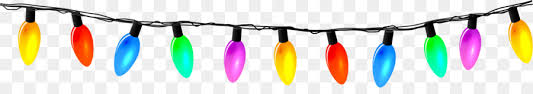
#> input picture Lights/images.jpg, 533 x 94 px
$ python edge_detection.py Lights/images.jpg
#> lines starting #> are read from the running program, lines starting #| are printed output that depends on the picture; after the words box and inside, x2 and y2 are one past the last pixel; in counts of white or black regions, pixels touching at a corner belong together
# This is where the code that identifies candidate edges goes.
import sys
import cv2
import numpy as np


def show_img(im):
    """Displays @im using cv2.imshow function. No title is used for the display.

    :arg im: Any image to display with cv2.imshow function
    :return: None
    """
    cv2.imshow("", im)
    cv2.waitKey(0)
    cv2.destroyAllWindows()


def get_lines(im, my_filter=np.asarray([[1, 2, 1], [-.9, -.9, -.9], [-1, -2, -1]])):
    """Converts image into nearly binary image of edges

    :arg im: grayscale image
    :returns:
        Nearly binary image of edges as ndarry array

    """
    # return cv2.filter2D(im, -1, np.asarray([[-.5, -7, -.5], [-1, -1, -1], [-.5, 7, -.5]]))
    # return cv2.filter2D(im, -1, np.asarray([[-2,-3,-2], [-1,-1,-1,], [1,3,1]]))
    return cv2.filter2D(im, -1, my_filter)


def extract_lines(im):
    """Take image of edges and uses connected components to group the pixels to each edge. Then take the possible edges
    and only keep one tenth of the best longest edges. Return a list of these edges where each edge is represented by a
    list of the points in the edge.

    :param im: binary or close to binary image with edges and lines
    :return: list of list of points in each line
    """
    labels, connected = cv2.connectedComponents(im, connectivity=8)
    sizes = []
    points = []
    for x in range(1, labels):
        size = np.where(connected == x)[0].size
        sizes.append((x, size))
    sizes.sort(key=lambda d: d[1], reverse=True)
    for i, (x, s) in enumerate(sizes):
        if i <= (len(sizes) / 10):
            points.append([])
            for y_pos, x_pos in zip(np.where(connected == x)[0], np.where(connected == x)[1]):
                im[y_pos][x_pos] = 255
                points[i].append([y_pos, x_pos])
            # im[np.where(connected == x)] = 255
        else:
            im[np.where(connected == x)] = 0
    # show_img(np.asarray(im, dtype=np.uint8))
    return points


if __name__ == '__main__':
    np.set_printoptions(threshold=sys.maxsize)
    if len(sys.argv) < 2:
        print(f'Pass in the path to the house image as the second argument!')
    else:
        img = cv2.imread(sys.argv[1], cv2.IMREAD_GRAYSCALE)
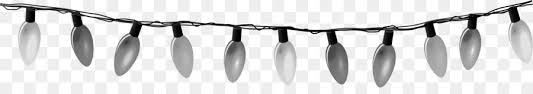
#> img: shape (94, 533); min 0, max 255, mean 218.4
        edges = get_lines(img)
#> in get_lines, `return cv2.filter2D(im, -1, my_filter)`:
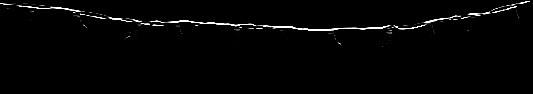
#> returned value: shape (94, 533); min 0, max 255, mean 4.5
        # show_img(edges)
        points = extract_lines(edges)
#> in extract_lines, `labels, connected = cv2.connectedComponents(im, connectivity=8)`:
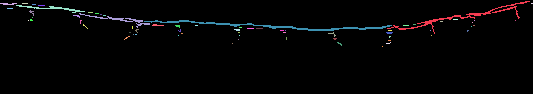
#> connected: shape (94, 533) int32; 67 distinct labels, from 0 to 66; one colour per label, 0 black
#> in extract_lines, `labels, connected = cv2.connectedComponents(im, connectivity=8)`: labels = 67
#> after the loop in extract_lines, `for i, (x, s) in enumerate(sizes):`:
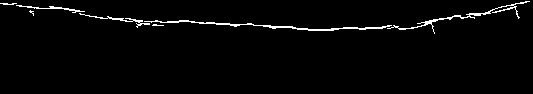
#> im: shape (94, 533); 2.2% white in thin lines or dots, all inside (x1, y1, x2, y2) = (0, 1, 530, 34)
#> points = 7 items
        print(points)
#> (printed output is left out)
